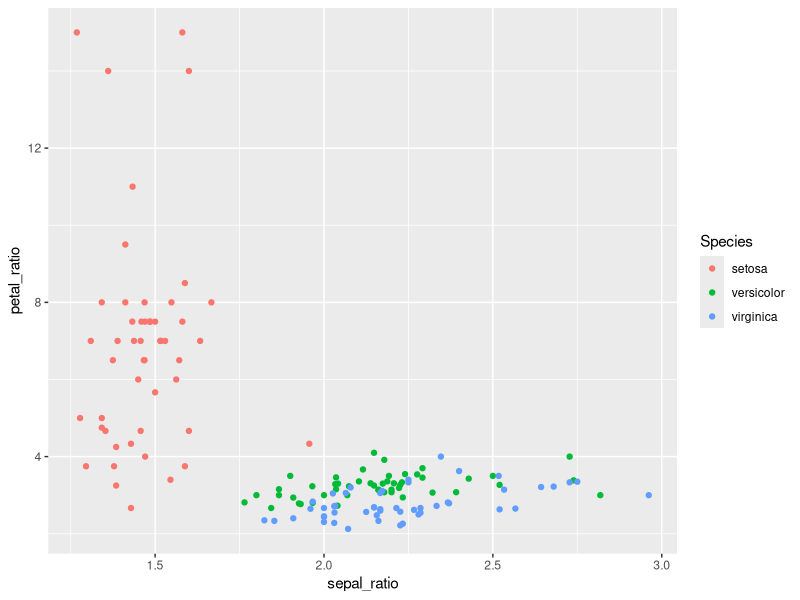

Write R code to recreate this figure.
## ---- chunk 1
knitr::opts_chunk$set(echo = TRUE)
## ---- chunk 2
# This is a comment.

# This library() function loads an R package (or collection of packages in this case). Packages need only be installed once, but
# need to be loaded every time you want to use them.
library(tidyverse)

# Here are two ways to generate summaries of the variables in the iris dataset
summary(iris)

iris %>%
  summary()
## ---- chunk 3
myiris <- iris
## ---- chunk 4
myiris <- myiris %>%
  mutate(
    sepal_ratio = Sepal.Length/Sepal.Width,
    petal_ratio = Petal.Length/Petal.Width
  )
## ---- chunk 5
myiris %>%
  ggplot(aes(x = sepal_ratio, y = petal_ratio, color = Species)) +
  geom_point()
